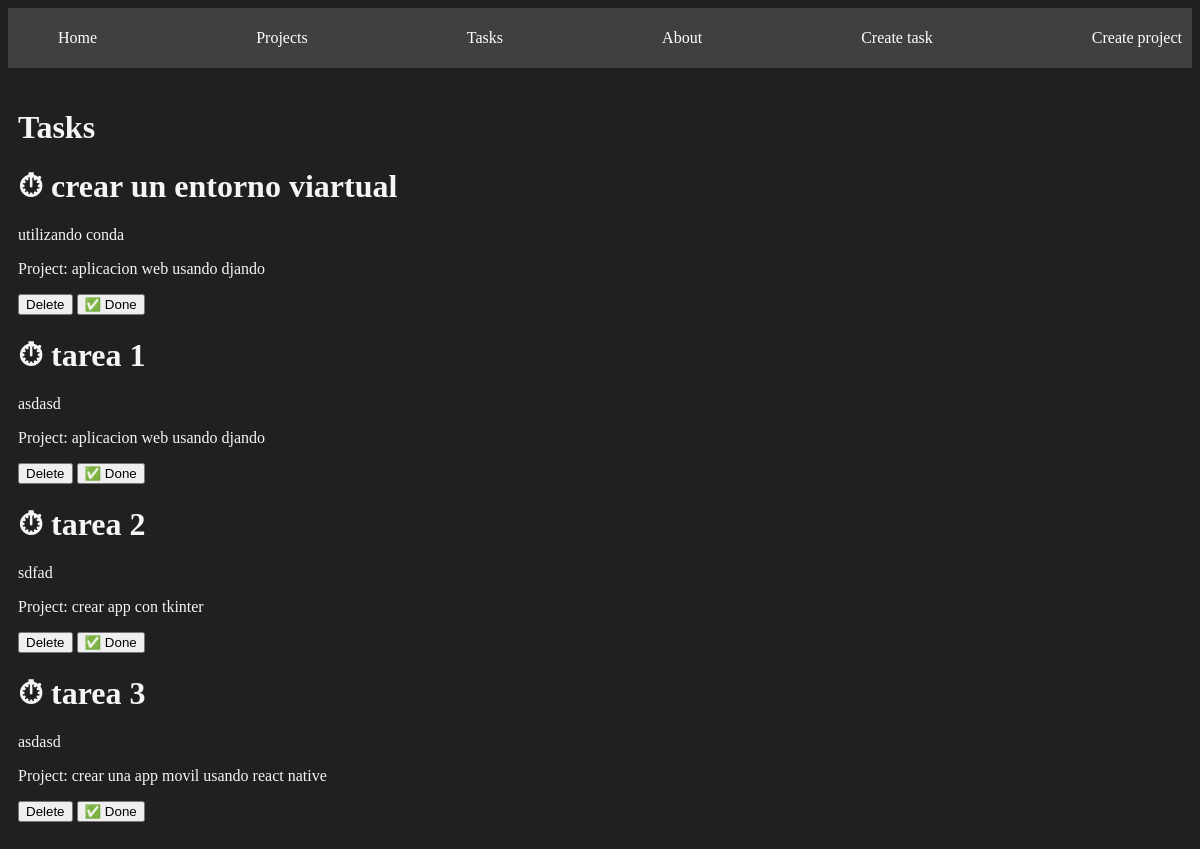
/tasks/, run on an earlier commit of the app's database.
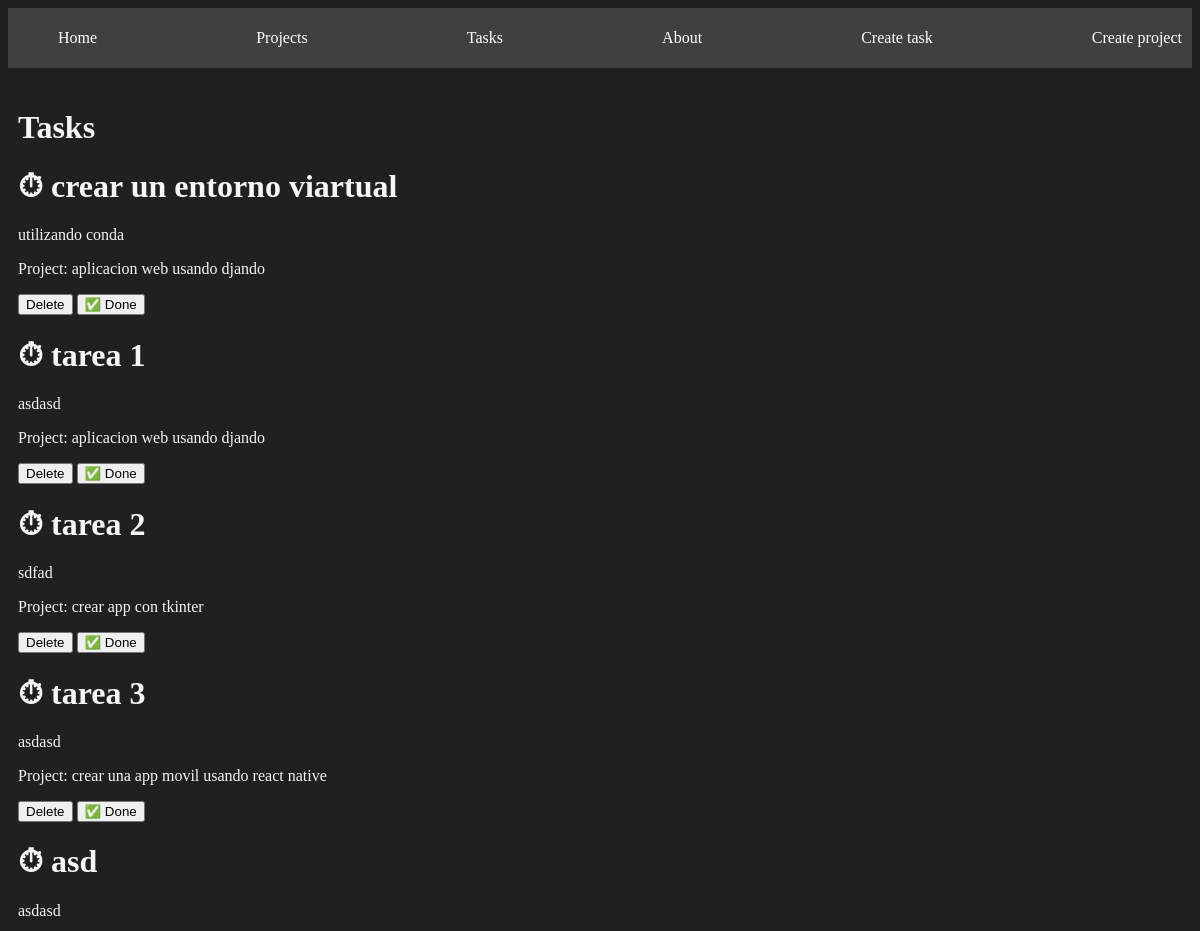
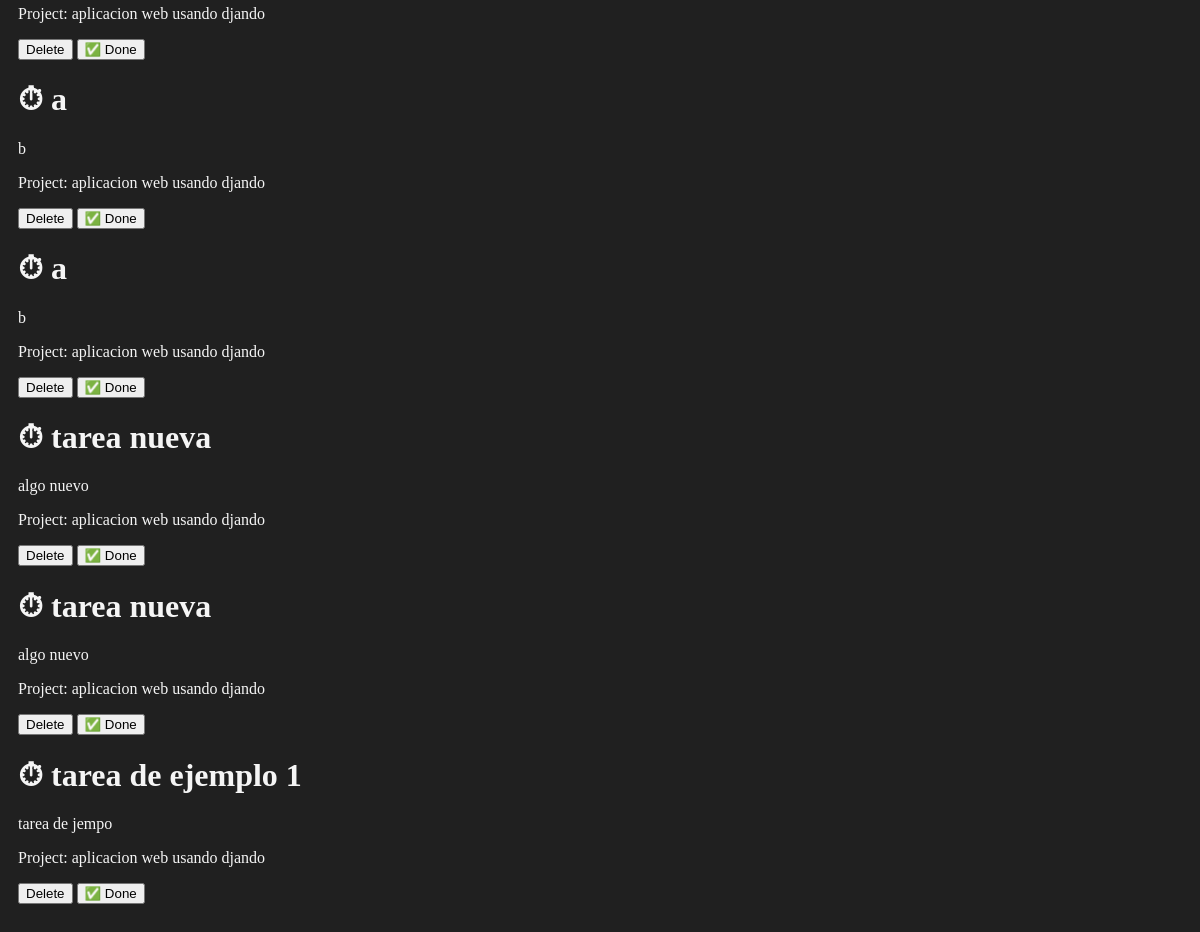
And on a later commit of the database (2 pictures, top to bottom).
### myapp/models.py (models this page shows, shortened)
class Task(models.Model):
    title = models.CharField(max_length=200)
    description = models.TextField()
    project = models.ForeignKey(Projects, on_delete=models.CASCADE)
    done = models.BooleanField(default = False)

class Projects(models.Model):
    name = models.CharField(max_length=200)

### myapp/views.py (the view)
# urls.py: path('tasks/', views.tasks, name="tasks"),
def tasks(request):
    tasks = Task.objects.all()
    return render(request, 'tasks/tasks.html', {
        'tasks': tasks
    })

### myapp/templates/tasks/tasks.html
{% extends 'layouts/base.html' %}
{% block content %}
<h1>Tasks</h1>
{% for task in tasks %}
<div>
    <h1>{% if task.done == False %}⏱{% else %}✅{% endif %} {{task.title}}</h1>
    <p>{{task.description}}</p>
    <p>Project: {{task.project.name}}</p>
    <button>
        Delete
    </button>
    <button>
        ✅ Done
    </button>
</div>
{% endfor %}
{% endblock %}

### myapp/templates/layouts/base.html (shortened to what this page needs)
{% load static %}
<!DOCTYPE html>
<html lang="en">
<head>
    <link rel="stylesheet" href="{% static 'styles/main.css' %}">
</head>
<body>
    <nav class="navbar">
        <ul>
            <li>
                <a href="{% url 'index' %}">Home</a>
            </li>
            <li>
                <a href="{% url 'projects' %}">Projects</a>
            </li>
            <li>
                <a href="{% url 'tasks' %}">Tasks</a>
            </li>
            <li>
                <a href="{% url 'about' %}">About</a>
            </li>
            <li>
                <a href="{% url 'create_task' %}">Create task</a>
            </li>
            <li>
                <a href="{% url 'create_project' %}">Create project</a>
            </li>
        </ul>
    </nav>
    <main class="container">
        {% block content %}
        {% endblock %}
    </main>
</body>
</html>

### myapp/static/styles/main.css (style rules this page uses)
body { background: #202020; color: whitesmoke; }
.navbar { background: #404040; padding: 5px 10px; }
.navbar ul { display: flex; justify-content: space-between; }
.navbar ul li { list-style: none; }
.navbar ul li a { color: white; text-decoration: none; }
.container { max-width: 1200px; margin: auto; padding: 20px 10px; }

What changed in the data, as far as the page shows it:
added Task: title "asd", description "asdasd", project.name "aplicacion web usando djando"
added Task: title "a", description "b", project.name "aplicacion web usando djando"
added Task: title "a", description "b", project.name "aplicacion web usando djando"
added Task: title "tarea nueva", description "algo nuevo", project.name "aplicacion web usando djando"
added Task: title "tarea nueva", description "algo nuevo", project.name "aplicacion web usando djando"
added Task: title "tarea de ejemplo 1", description "tarea de jempo", project.name "aplicacion web usando djando"
